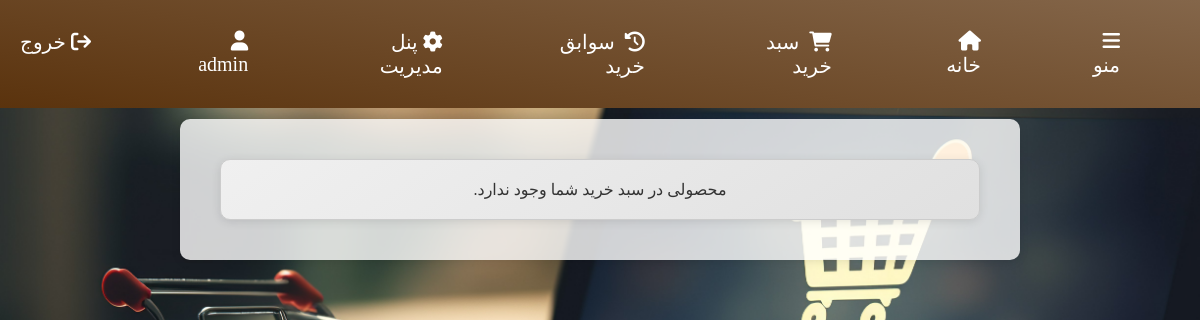
Page /cart/ (signed in) on the earlier database version.
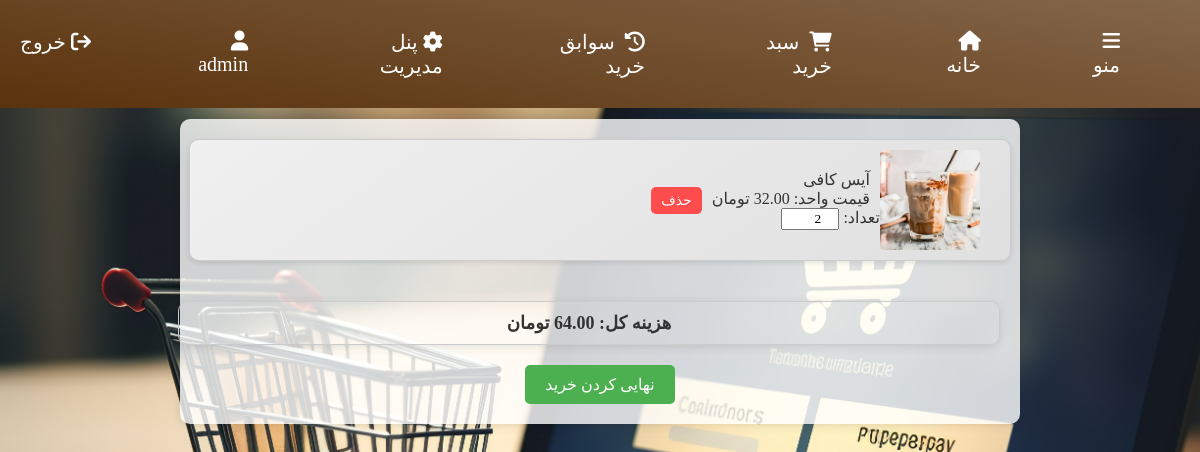
Same page on the later database version.
### members/models.py (models this page shows)
class Member(AbstractBaseUser, PermissionsMixin):
    username = models.CharField(_("نام کاربری یا ایمیل"), max_length=255, unique=True, primary_key=True) # either user or email
    first_name = models.CharField(_("نام") ,max_length=255)
    last_name = models.CharField(_("نام خانوادگی"),max_length=255)
    phone_number = models.CharField(_("شماره همراه"),max_length=12, blank=True, null=True)
    password = models.CharField(_("رمز عبور"), max_length=128)
    created_date = models.DateTimeField(auto_now_add=True, null=True)
    last_login = models.DateTimeField(auto_now_add=True, blank=True, null=True)
    modified_date = models.DateTimeField(auto_now=True, null=True)
    is_active = models.BooleanField(_('active'), default=True)
    is_staff = models.BooleanField(_('staff status'), default=False)
    objects = MemberManager()
    USERNAME_FIELD = 'username'
    REQUIRED_FIELDS = ['first_name', 'last_name', 'password']
    class Meta:
        verbose_name = _('user')
        verbose_name_plural = _('users')
    def __str__(self):
        return self.first_name

### mainapp/models.py (models this page shows, shortened)
class OrderProduct(models.Model):
    order = models.ForeignKey(Order, on_delete=models.CASCADE)
    product = models.ForeignKey(Product, on_delete=models.CASCADE)
    quantity = models.IntegerField(default=0, validators=[validators.MinValueValidator(1)])

class Product(models.Model):
    CATEGORY_CHOICES = [
        ('hot_drinks', 'نوشیدنی گرم'),
        ('cold_drinks', 'نوشیدنی سرد'),
        ('cakes', 'کیک'),
        ('breakfast','صبحانه')
    ]
    category = models.CharField(_("دسته بندی محصول"),max_length=20, choices=CATEGORY_CHOICES, default='hot_drinks')
    name = models.CharField(_('نام'), max_length=255)
    description = models.CharField( _("توضیحات"), max_length=255, blank=True, null=True)
    price = models.DecimalField(_("قیمت"),default=0, max_digits=10, decimal_places=2, validators=[validators.MinValueValidator(0)])
    timeNeeded = models.IntegerField(_("زمان مورد نیاز"),default=0, validators=[validators.MaxValueValidator(60)])
    coffee = models.PositiveIntegerField(_("قهوه"),default=0)
    milk = models.PositiveIntegerField(_("شیر"),default=0)
    chocolate = models.PositiveIntegerField(_("شکلات"),default=0)
    flour = models.PositiveIntegerField(_("آرد"),default=0)
    sugar = models.PositiveIntegerField(_("شکر"),default=0)
    egg = models.PositiveIntegerField(_("تخم مرغ"),default=0)
    bread = models.PositiveIntegerField(_("نان"),default=0)
    image = models.ImageField(_("تصویر"),upload_to='products/')
    created_at = models.DateTimeField(auto_now_add=True)
    updated_at = models.DateTimeField(auto_now=True)
    sold_count = models.PositiveBigIntegerField(default=0)

### mainapp/views.py (the view)
# urls.py: path('cart/', views.view_cart, name='view_cart'),
@login_required
def view_cart(request):
    order = Order.objects.filter(customer=request.user, is_finalized=False).first()
    if not order or not order.orderproduct_set.exists():
        context = {'empty_cart': True}
    else:
        order_products = order.orderproduct_set.all()
        total_cost = sum([op.product.price * op.quantity for op in order_products])
        context = {
            'order_products': order_products,
            'empty_cart': False,
            'total_cost': total_cost,
        }
    return render(request, 'mainapp/cart.html', context)

### templates/mainapp/cart.html (shortened to what this page needs)
{% extends 'base.html' %}
{% block content %}
{% load static %}
<link rel="stylesheet" href="{% static 'css/cart.css' %}">
<h1>سبد خرید</h1>
<div class="cart-container">
    {% if not empty_cart %}
        <div class="cart-items">
            {% for order_product in order_products %}
                <div class="cart-item">
                    <img src="{{ order_product.product.image.url }}" alt="{{ order_product.product.name }}">
                    <div class="product-details">
                        <p>{{ order_product.product.name }}</p>
                        <p>قیمت واحد: {{ order_product.product.price }} تومان</p>
                        <form action="{% url 'update_quantity' order_product.product.id %}" method="post" class="quantity-form">
                            <label for="quantity-{{ order_product.product.id }}">تعداد: </label>
                            <input type="number" name="quantity" id="quantity-{{ order_product.product.id }}" value="{{ order_product.quantity }}" min="1" class="quantity-input">
                        </form>
                    </div>
                    <a href="{% url 'remove_from_cart' order_product.product.id %}" class="remove-btn">حذف</a>
                </div>
            {% endfor %}
        </div>
        <p class="total-cost">هزینه کل: {{ total_cost }} تومان</p>
        <form action="{% url 'finalize_order' %}" method="post" class="finalize-order-form">
            <button type="submit">نهایی کردن خرید</button>
        </form>
    {% else %}
        <p class="empty-cart-message">محصولی در سبد خرید شما وجود ندارد.</p>
    {% endif %}
</div>
{% endblock %}

### templates/base.html (shortened to what this page needs)
<!DOCTYPE html>
<html lang="fa">
<head>
    {% load static %}
    <link rel="stylesheet" href="{% static 'css/homePage.css' %}">
    <link rel="stylesheet" href="https://cdnjs.cloudflare.com/ajax/libs/font-awesome/6.0.0-beta3/css/all.min.css">
</head>
<body>
    <div class="navbar">
        <ul>
            <li>
                <a id='menu' href="#"><i class="fas fa-bars" id='menu-svg'></i>منو</a>
            </li>
            <li><a id='home-button' href='{% url "index" %}'><i class="fas fa-home"></i>خانه</a></li>
            <li><a id='cart' href="{% url 'view_cart' %}"><i class="fas fa-shopping-cart"></i> سبد خرید</a></li>
            <li><a id='his'href="{% url 'order_history' %}"><i class="fas fa-history"></i> سوابق خرید</a></li>
            {% if user.is_authenticated and user.is_staff %}
                <li><a id='enter-ac' href="{% url 'management_panel' %}"><i class="fa-solid fa-gear"></i>پنل مدیریت</a></li>
            {% endif %}
            {% if user.is_authenticated %}
                <li><i class="fas fa-user"></i> {{ user }} </a></li>
                <li>
                    <form method="post" action="{% url 'logout' %}">
                        <button class="logout-button" type="submit"><i class="fa-solid fa-arrow-right-from-bracket"></i> خروج</button>
                    </form>
                </li>
            {% else %}
                <li><a id='enter-ac' href="{% url 'login' %}"><i class="fas fa-user"></i> ورود به حساب کاربری</a></li>
            {% endif %}
        </ul>
    </div>
    {% block content %}
    {% endblock content %}
</body>
</html>

### static/css/homePage.css (style rules this page uses)
* { font-family: Vazirmatn; }
body { margin: 0; padding: 0; direction: rtl; background: linear-gradient(225deg, #c3a282, #e4d7cc); }
.navbar { position: fixed; top: 0; width: 100%; display: flex; justify-content: space-between; align-items: center; background: linear-gradient(10deg, #59310b, #84664a); color: white; padding: 30px; font-size: 20px; z-index: 1; }
.navbar ul { list-style: none; padding: 0; margin: 0; display: flex; }
.navbar ul li { margin: 0 50px; position: relative; }
.navbar ul li a { color: white; text-decoration: none; transition: color 0.3s ease; }
.navbar ul li a i { margin-left: 5px; }
a { font-family: Vazirmatn !important; }
#menu-svg { transition: all 0.5s; transform:rotate(0deg); }

### static/css/cart.css (style rules this page uses)
body { font-family: Arial, sans-serif; margin: 0; padding: 0; background: url('../images/cart_background.jpg') no-repeat center center fixed; background-size: cover; color: #333; }
.cart-container { background-color: rgba(255, 255, 255, 0.8); border-radius: 10px; padding: 20px; margin: 60px auto; max-width: 800px; box-shadow: 0 2px 10px rgba(0, 0, 0, 0.1); }
.cart-items { display: flex; flex-direction: column; align-items: center; }
.cart-item { display: flex; align-items: center; margin-bottom: 20px; padding: 10px; border: 1px solid #ccc; border-radius: 10px; width: 100%; box-shadow: 0 2px 5px rgba(0, 0, 0, 0.1); background: linear-gradient(145deg, #f0f0f0, #e0e0e0); }
.cart-item img { width: 100px; height: 100px; margin-right: 20px; border-radius: 5px; }
.cart-item p { margin: 0; padding: 0 10px; }
.total-cost { margin-top: 20px; text-align: center; font-size: 18px; font-weight: bold; border: 1px solid #ccc; border-radius: 10px; padding: 10px; box-shadow: 0 2px 10px rgba(0, 0, 0, 0.1); width: 100%; }
.finalize-order-form { display: flex; justify-content: center; margin-top: 20px; }
button { background-color: #4CAF50; color: white; padding: 10px 20px; border: none; border-radius: 5px; cursor: pointer; font-size: 16px; }
.quantity-form { display: inline-block; }
.quantity-input { width: 50px; text-align: center; }
.remove-btn { background-color: #ff4d4d; color: white; padding: 5px 10px; border: none; border-radius: 5px; cursor: pointer; font-size: 14px; text-decoration: none; margin-left: auto; }

### templates/base.html (style rules this page uses)
.logout-button { background: none; border: none; color: white; font-size: 20px; cursor: pointer; padding: 0; margin: 0; display: flex; align-items: center; transition: color 0.3s ease; }
.logout-button i { margin-left: 5px; }

Differences in the rows shown:
added OrderProduct: product.image (picture), product.name "آیس کافی", product.price "32.00", quantity "2"
Other differences:
{{ total_cost }}: (not shown) → "64.00"
text no longer shown: "محصولی در سبد خرید شما وجود ندارد."
text now shown: "هزینه کل: تومان نهایی کردن خرید"
